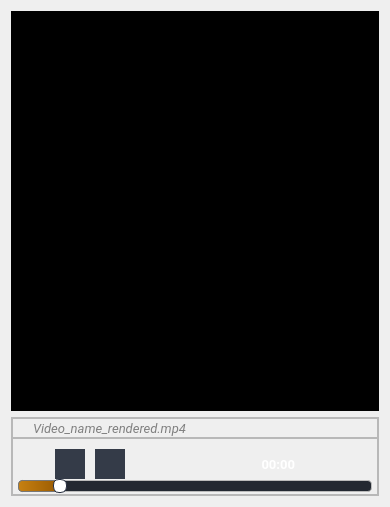
         <widget class="QWidget" name="tabVideo">
          <attribute name="title">
           <string>Video</string>
          </attribute>
          <layout class="QVBoxLayout" name="verticalLayout_7">
           <item>
            <widget class="QFrame" name="frameMediaPlayer">
             <property name="minimumSize">
              <size>
               <width>0</width>
               <height>400</height>
              </size>
             </property>
             <property name="styleSheet">
              <string notr="true">background-color: black;</string>
             </property>
             <property name="frameShape">
              <enum>QFrame::StyledPanel</enum>
             </property>
             <property name="frameShadow">
              <enum>QFrame::Raised</enum>
             </property>
            </widget>
           </item>
           <item>
            <widget class="QFrame" name="frameMediaInfo">
             <property name="maximumSize">
              <size>
               <width>16777215</width>
               <height>90</height>
              </size>
             </property>
             <property name="frameShape">
              <enum>QFrame::StyledPanel</enum>
             </property>
             <property name="frameShadow">
              <enum>QFrame::Raised</enum>
             </property>
             <layout class="QVBoxLayout" name="verticalLayout_8">
              <property name="spacing">
               <number>0</number>
              </property>
              <property name="leftMargin">
               <number>0</number>
              </property>
              <property name="topMargin">
               <number>0</number>
              </property>
              <property name="rightMargin">
               <number>0</number>
              </property>
              <property name="bottomMargin">
               <number>0</number>
              </property>
              <item>
               <widget class="QFrame" name="frameVideoDescription">
                <property name="minimumSize">
                 <size>
                  <width>0</width>
                  <height>20</height>
                 </size>
                </property>
                <property name="maximumSize">
                 <size>
                  <width>16777215</width>
                  <height>20</height>
                 </size>
                </property>
                <property name="frameShape">
                 <enum>QFrame::StyledPanel</enum>
                </property>
                <property name="frameShadow">
                 <enum>QFrame::Raised</enum>
                </property>
                <layout class="QHBoxLayout" name="horizontalLayout_11">
                 <property name="spacing">
                  <number>0</number>
                 </property>
                 <property name="leftMargin">
                  <number>20</number>
                 </property>
                 <property name="topMargin">
                  <number>0</number>
                 </property>
                 <property name="rightMargin">
                  <number>0</number>
                 </property>
                 <property name="bottomMargin">
                  <number>0</number>
                 </property>
                 <item>
                  <widget class="QLabel" name="labelVideoName">
                   <property name="font">
                    <font>
                     <family>Roboto</family>
                     <pointsize>10</pointsize>
                     <italic>true</italic>
                    </font>
                   </property>
                   <property name="styleSheet">
                    <string notr="true">color: gray;</string>
                   </property>
                   <property name="frameShadow">
                    <enum>QFrame::Plain</enum>
                   </property>
                   <property name="text">
                    <string>Video_name_rendered.mp4</string>
                   </property>
                  </widget>
                 </item>
                </layout>
               </widget>
              </item>
              <item>
               <widget class="QFrame" name="frameMediaControls">
                <property name="frameShape">
                 <enum>QFrame::StyledPanel</enum>
                </property>
                <property name="frameShadow">
                 <enum>QFrame::Raised</enum>
                </property>
                <layout class="QVBoxLayout" name="verticalLayout_9">
                 <property name="spacing">
                  <number>0</number>
                 </property>
                 <property name="leftMargin">
                  <number>5</number>
                 </property>
                 <property name="topMargin">
                  <number>0</number>
                 </property>
                 <property name="rightMargin">
                  <number>5</number>
                 </property>
                 <property name="bottomMargin">
                  <number>0</number>
                 </property>
                 <item>
                  <widget class="QFrame" name="frameControls">
                   <property name="styleSheet">
                    <string notr="true">margin-left: auto;
margin-right: auto;</string>
                   </property>
                   <property name="frameShape">
                    <enum>QFrame::NoFrame</enum>
                   </property>
                   <property name="frameShadow">
                    <enum>QFrame::Plain</enum>
                   </property>
                   <layout class="QHBoxLayout" name="horizontalLayout_10">
                    <property name="spacing">
                     <number>10</number>
                    </property>
                    <property name="leftMargin">
                     <number>0</number>
                    </property>
                    <property name="topMargin">
                     <number>10</number>
                    </property>
                    <property name="rightMargin">
                     <number>0</number>
                    </property>
                    <property name="bottomMargin">
                     <number>0</number>
                    </property>
                    <item>
                     <widget class="QPushButton" name="btnPlay">
                      <property name="minimumSize">
                       <size>
                        <width>30</width>
                        <height>30</height>
                       </size>
                      </property>
                      <property name="maximumSize">
                       <size>
                        <width>30</width>
                        <height>30</height>
                       </size>
                      </property>
                      <property name="styleSheet">
                       <string notr="true">QPushButton {
	border: 2px solid rgb(52, 59, 72);
	border-radius: 5px;	
	background-color: rgb(52, 59, 72);
	color: white;
}
QPushButton:hover {
	background-color: rgb(57, 65, 80);
	border: 2px solid rgb(61, 70, 86);
}
QPushButton:pressed {	
	background-color: rgb(35, 40, 49);
	border: 2px solid rgb(43, 50, 61);
}</string>
                      </property>
                      <property name="text">
                       <string/>
                      </property>
                      <property name="icon">
                       <iconset resource="all_icons.qrc">
                        <normaloff>:/icons/play</normaloff>:/icons/play</iconset>
                      </property>
                     </widget>
                    </item>
                    <item>
                     <widget class="QPushButton" name="btnStop">
                      <property name="minimumSize">
                       <size>
                        <width>30</width>
                        <height>30</height>
                       </size>
                      </property>
                      <property name="maximumSize">
                       <size>
                        <width>30</width>
                        <height>30</height>
                       </size>
                      </property>
                      <property name="styleSheet">
                       <string notr="true">QPushButton {
	border: 2px solid rgb(52, 59, 72);
	border-radius: 5px;	
	background-color: rgb(52, 59, 72);
	color: white;
}
QPushButton:hover {
	background-color: rgb(57, 65, 80);
	border: 2px solid rgb(61, 70, 86);
}
QPushButton:pressed {	
	background-color: rgb(35, 40, 49);
	border: 2px solid rgb(43, 50, 61);
}</string>
                      </property>
                      <property name="text">
                       <string/>
                      </property>
                      <property name="icon">
                       <iconset resource="all_icons.qrc">
                        <normaloff>:/icons/stop</normaloff>:/icons/stop</iconset>
                      </property>
                     </widget>
                    </item>
                    <item>
                     <widget class="QLabel" name="videoTimeLabel">
                      <property name="minimumSize">
                       <size>
                        <width>200</width>
                        <height>0</height>
                       </size>
                      </property>
                      <property name="font">
                       <font>
                        <family>Roboto</family>
                        <pointsize>10</pointsize>
                        <weight>75</weight>
                        <bold>true</bold>
                       </font>
                      </property>
                      <property name="styleSheet">
                       <string notr="true">color: white;</string>
                      </property>
                      <property name="text">
                       <string>00:00</string>
                      </property>
                      <property name="alignment">
                       <set>Qt::AlignRight|Qt::AlignTrailing|Qt::AlignVCenter</set>
                      </property>
                     </widget>
                    </item>
                   </layout>
                  </widget>
                 </item>
                 <item>
                  <widget class="QSlider" name="hSliderVideo">
                   <property name="styleSheet">
                    <string notr="true">QSlider::groove:horizontal {
border: 1px solid #bbb;
background: rgb(35, 40, 49);
height: 10px;
border-radius: 4px;
}

QSlider::sub-page:horizontal {
background-color: qlineargradient(spread:pad, x1:0, y1:0.511364, x2:1, y2:0.5, stop:0 rgba(199, 129, 18, 255), stop:1 rgba(151, 88, 0, 255));
border: 1px solid #777;
height: 10px;
border-radius: 4px;
}

QSlider::handle:horizontal {
background-color: white;
border: 1px solid rgb(40, 48, 65);
width: 12px;
margin-top: -2px;
margin-bottom: -2px;
border-radius: 6px;
}

QSlider::handle:horizontal:hover {
background: qlineargradient(x1:0, y1:0, x2:1, y2:1,
    stop:0 #fff, stop:1 #ddd);
border: 1px solid #444;
border-radius: 4px;
}</string>
                   </property>
                   <property name="value">
                    <number>10</number>
                   </property>
                   <property name="orientation">
                    <enum>Qt::Horizontal</enum>
                   </property>
                  </widget>
                 </item>
                </layout>
               </widget>
              </item>
             </layout>
            </widget>
           </item>
          </layout>
         </widget>
